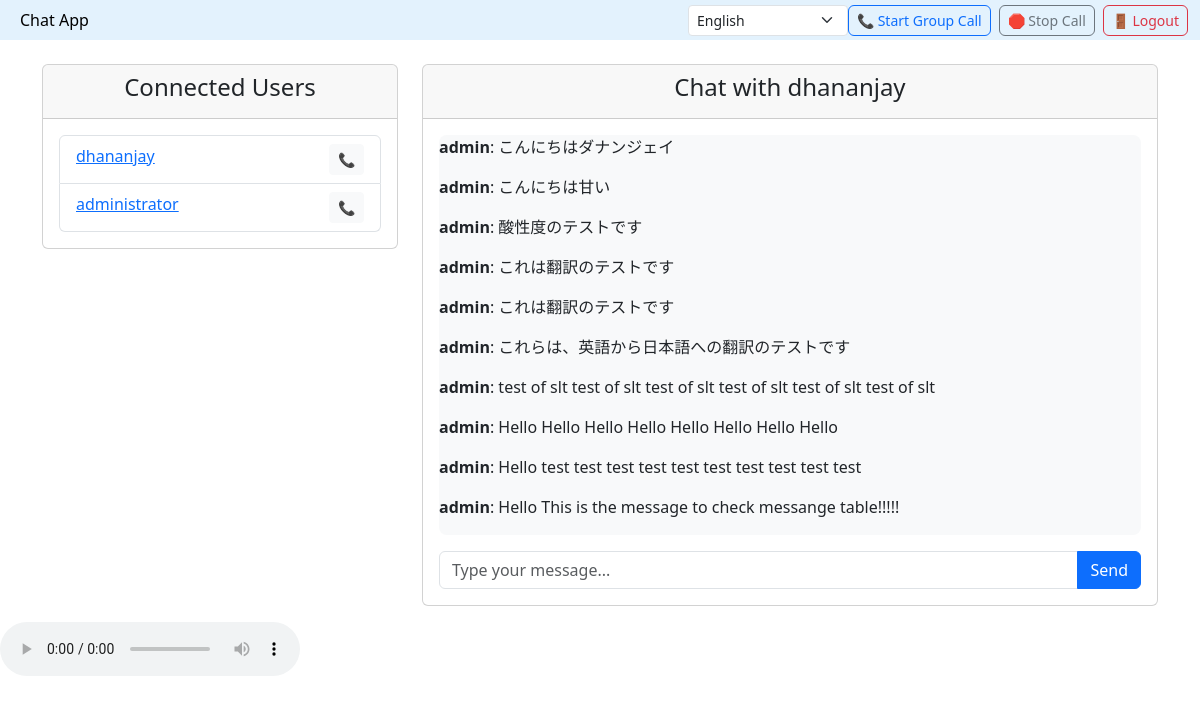
/chat/2/ (signed in), run on an earlier commit of the app's database.
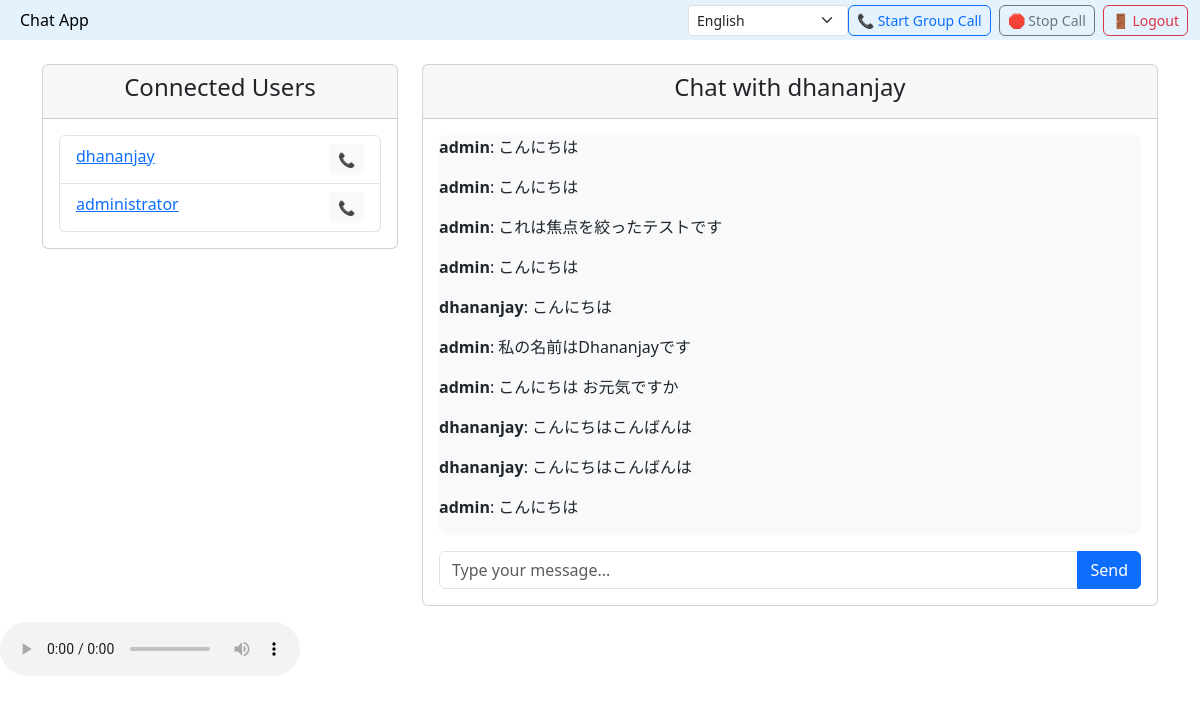
And on a later commit of the database.
### chat/models.py (models this page shows, shortened)
class Chat(models.Model):
    sender = models.ForeignKey(User, on_delete=models.CASCADE, related_name="sent_messages")
    receiver = models.ForeignKey(User, on_delete=models.CASCADE, related_name="received_messages")
    message = models.TextField()
    timestamp = models.DateTimeField(auto_now_add=True)

### chat/views.py (the view)
# urls.py: path("chat/<int:user_id>/", chat_view, name="chat"),  # Requires user_ids
@login_required
def chat_view(request, user_id):
    receiver = User.objects.get(id=user_id)
    chat_history = (
        (
            Chat.objects.filter(sender=request.user, receiver=receiver)
            | Chat.objects.filter(sender=receiver, receiver=request.user)
        )
        .order_by("timestamp")
        .reverse()
    )
    if request.method == "POST":
        message = request.POST.get("message")
        print('I am here to save message :::: ', message)
        if message:
            Chat.objects.create(sender=request.user, receiver=receiver, message=message)
            return redirect("chat", user_id=user_id)
    users = User.objects.exclude(id=request.user.id)
    return render(
        request,
        "chat.html",
        {"receiver": receiver, "chat_history": chat_history, "users": users},
    )

### chat/templates/chat.html (shortened to what this page needs)
<!DOCTYPE html>
<html lang="en">
{% load static %}
<head>
  <link rel="stylesheet" href="https://cdn.jsdelivr.net/npm/bootstrap@5.3.0/dist/css/bootstrap.min.css">
</head>
<body>
  <nav class="navbar navbar-light" style="background-color: #e3f2fd;">
    <div class="container-fluid">
      <a class="navbar-brand" href="#">Chat App</a>
      <div class="d-flex">
        <select id="languageSelect" class="form-select form-select-sm" style="width: 160px;"
          onchange="changeLanguage(this.value)">
          <option value="en">English</option>
        </select>
        <button id="startMeetingBtn" class="btn btn-outline-primary me-2">📞 Start Group Call</button>
        <button id="stopCall" class="btn btn-outline-secondary me-2">🛑 Stop Call</button>
        <a href="{% url 'login' %}" class="btn btn-outline-danger">🚪 Logout</a>
      </div>
    </div>
  </nav>
  <div class="container mt-4">
    <div class="row">
      <div class="col-md-4">
        <div class="card">
          <div class="card-header text-center">
            <h4>Connected Users</h4>
          </div>
          <div class="card-body">
            <ul class="list-group">
              {% for user in users %}
              <li class="list-group-item user-card" data-userid="{{ user.id }}">
                <a href="{% url 'chat' user.id %}">{{ user.username }}</a>
                <button class="btn btn-sm float-end btn-light" onclick="selectAndStartCall(this)">📞</button>
              </li>
              {% empty %}
              <li class="list-group-item text-muted text-center">No users available.</li>
              {% endfor %}
            </ul>
          </div>
        </div>
      </div>
      <div class="col-md-8">
        <div class="card">
          <div class="card-header text-center">
            <h4>Chat with {{ receiver.username }}</h4>
          </div>
          <div class="card-body">
            <div class="chat-box" id="chatbox">
              {% for chat in chat_history %}
              <p><strong>{{ chat.sender.username }}</strong>: {{ chat.message }}</p>
              {% endfor %}
            </div>
            <form id="chatForm" method="POST" class="mt-3">
              <div class="input-group">
                <input type="text" id="messageInput" name="message" class="form-control"
                  placeholder="Type your message...">
                <button type="button" id="sendMessage" class="btn btn-primary">Send</button>
              </div>
            </form>
          </div>
        </div>
      </div>
    </div>
  </div>
  <audio id="translatedAudio" controls></audio>
</body>
</html>

What changed in the data, as far as the page shows it:
no longer on this page (row unchanged): Chat: sender.username "admin", message "こんにちはダナンジェイ"
no longer on this page (row unchanged): Chat: sender.username "admin", message "こんにちは甘い"
no longer on this page (row unchanged): Chat: sender.username "admin", message "酸性度のテストです"
no longer on this page (row unchanged): Chat: sender.username "admin", message "これは翻訳のテストです"
no longer on this page (row unchanged): Chat: sender.username "admin", message "これは翻訳のテストです"
no longer on this page (row unchanged): Chat: sender.username "admin", message "これらは、英語から日本語への翻訳のテストです"
no longer on this page (row unchanged): Chat: sender.username "admin", message "test of slt test of slt test of slt test of slt test of slt test of slt"
no longer on this page (row unchanged): Chat: sender.username "admin", message "Hello Hello Hello Hello Hello Hello Hello Hello"
no longer on this page (row unchanged): Chat: sender.username "admin", message "Hello test test test test test test test test test test"
no longer on this page (row unchanged): Chat: sender.username "admin", message "Hello This is the message to check messange table!!!!!"
added Chat: sender.username "admin", message "こんにちは"
added Chat: sender.username "admin", message "こんにちは"
added Chat: sender.username "admin", message "これは焦点を絞ったテストです"
added Chat: sender.username "admin", message "こんにちは"
added Chat: sender.username "dhananjay", message "こんにちは"
added Chat: sender.username "admin", message "私の名前はDhananjayです"
added Chat: sender.username "admin", message "こんにちは お元気ですか"
added Chat: sender.username "dhananjay", message "こんにちはこんばんは"
added Chat: sender.username "dhananjay", message "こんにちはこんばんは"
added Chat: sender.username "admin", message "こんにちは"
